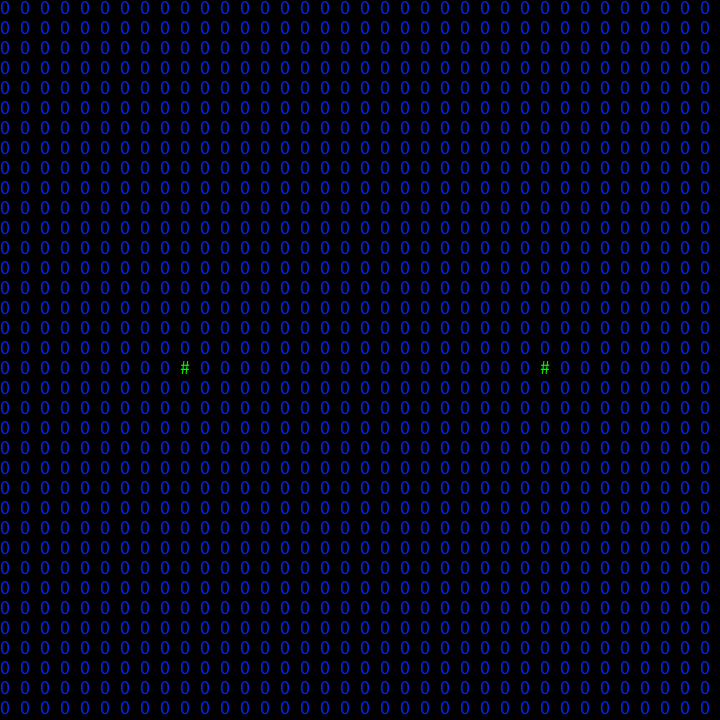
Frame 1 (no input)
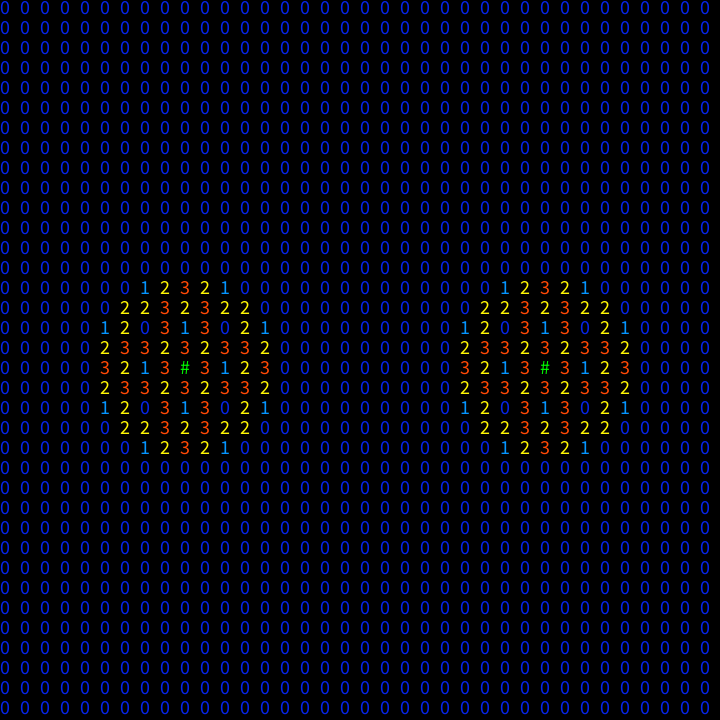
Frame 60 (the mouse pressed at the canvas centre just before this capture)
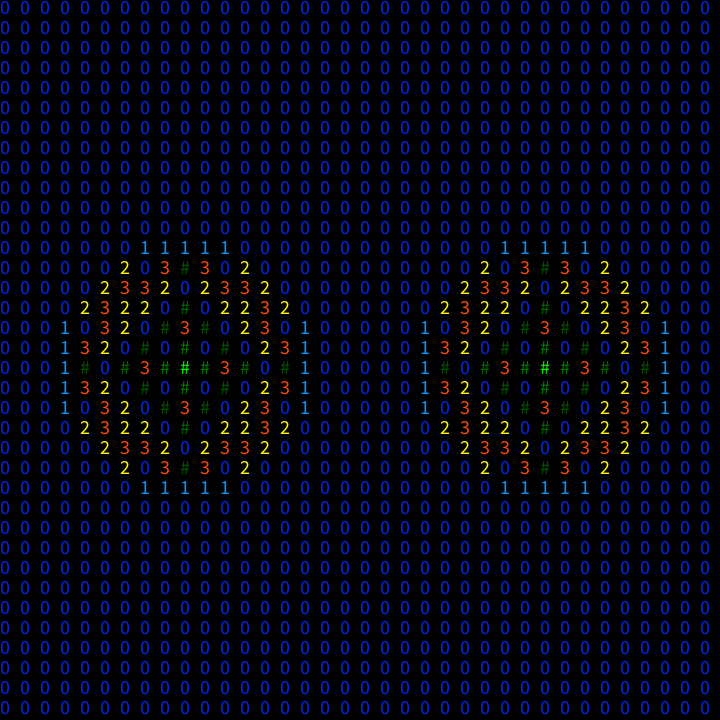
Frame 120 (the mouse held since frame 60 and released just before this capture)

The Processing sketch that drew these frames (run headless with seeded random() and noise(); from frame 60 on, the mouse is pressed at the canvas centre):

// Processing sketch: sandpileToppleOneLoopTorus
// ── sandpileToppleOneLoopTorus.pde
int[][] sandpiles;
int sz = 20;  //10, 20, 40
int col= 36 ;// 108, 54, 27
int row =36; // 72, 36, 18
void setup() {
  size(720, 720);
  noStroke();
  textSize(sz);
  //frameRate(10);
  textAlign(LEFT,TOP);
  sandpiles = new int[col][row];
  //sandpiles[col/2][row/2] = 3000;
  // two sandpiles
  sandpiles[col/4][row/2] = 3051;
  sandpiles[col-col/4][row/2]=3051;
  
  // around 2000 it settles down into an two period ocilation
  // around 3000 it lools to be 8 or 16 period
 // dropping of full dosent look as cool wehn on a torus
 // but dropping a large number of grains in the center continues
 // for ever
 /*
 // fill the sandpile with 3
  for (int x =0; x<col; x++) {
    for (int y =0; y<row; y++) {
      //sandpiles[x][y] = int(random(2,4)); // 2 or 3 in each
      sandpiles[x][y] = 3;
    }
  }
 */
}

void showIt() {
  String txtnum; // place to hold the text of the number
  for (int x =0; x<col; x++) {
    for (int y =0; y<row; y++) {
      int num = sandpiles[x][y];
      color col = color(0,(20*num),0); // locally define col
      if (num == 0) {
        col = color(#0524E8);
      } else if (num ==1) {
        col = color(#0595FF);
      } else if (num ==2) {
        col = color(#FFF705);
      } else if (num ==3) {
        col = color(#FF4805);
      }
      fill(col);
      if (num>=4){
       txtnum= "#";
      }else{
        txtnum = str(num);
      }
      text(txtnum,x*sz,y*sz);
      //rect(x*sz, y*sz, sz, sz);
    }
  }
}

void topple() {
  int [][] nextpiles = new int[col][row];
   
  for (int x =0; x<col; x++) {
    for (int y =0; y<row; y++) {
      int num = sandpiles[x][y];
      if (num<4) {
        nextpiles[x][y] += sandpiles[x][y];
      }else {  // pile has more than 3
        nextpiles[x][y] += sandpiles[x][y]-4;
        nextpiles[(x+1)%col][y]++;  // right
        nextpiles[(x+col-1)%col][y]++; // left
        nextpiles[x][(y+1)%row]++; // down
        nextpiles[x][(y+row-1)%row]++;// up
      }
    }
  }
  sandpiles=nextpiles;
}

void draw() {
  background(0);
  showIt();
  topple();
}

void keyPressed(){
 //save("sandNum"+frameCount+".png");
  sandpiles[col/2][row/2] += 1;
  println("hello");
}
